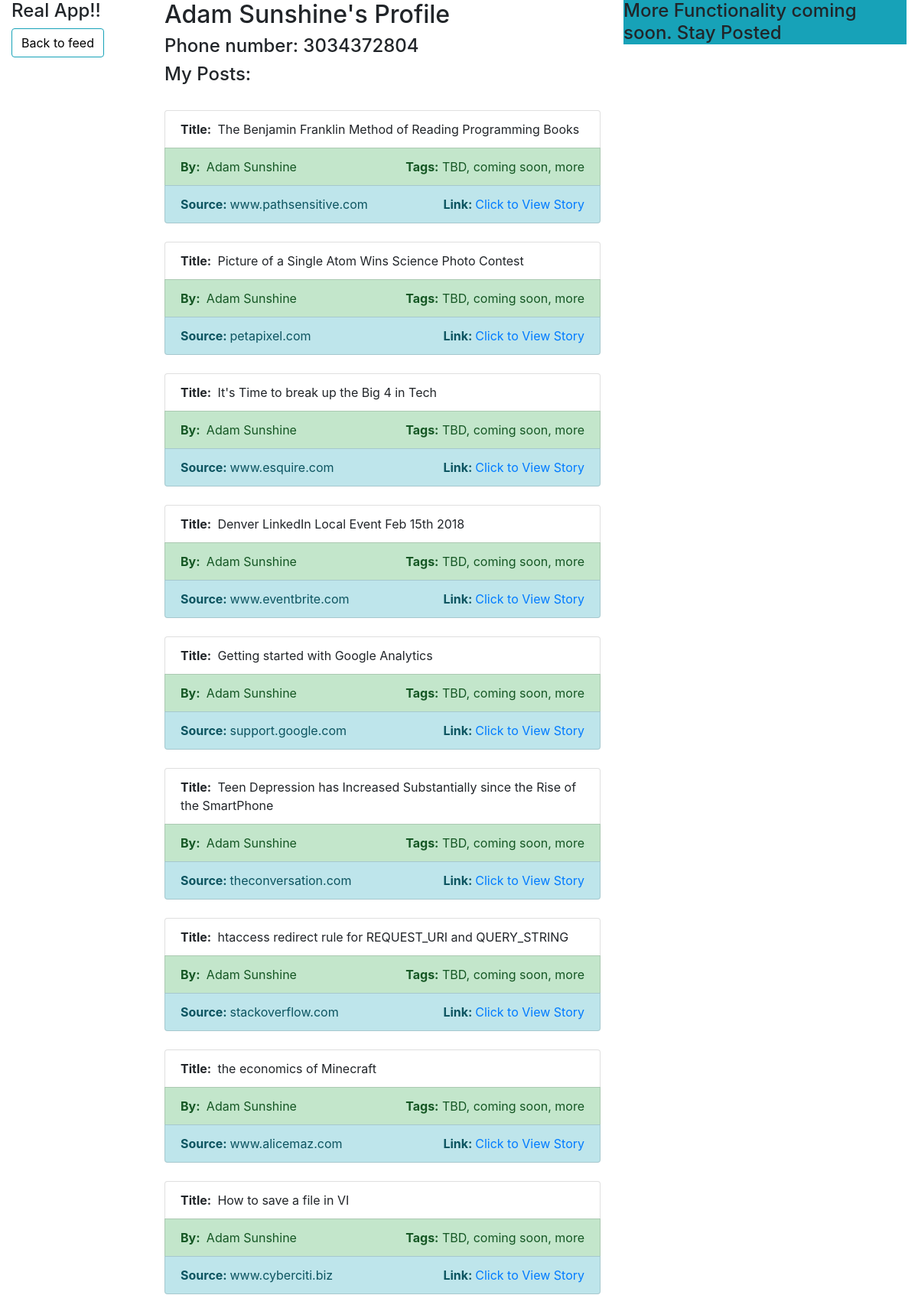
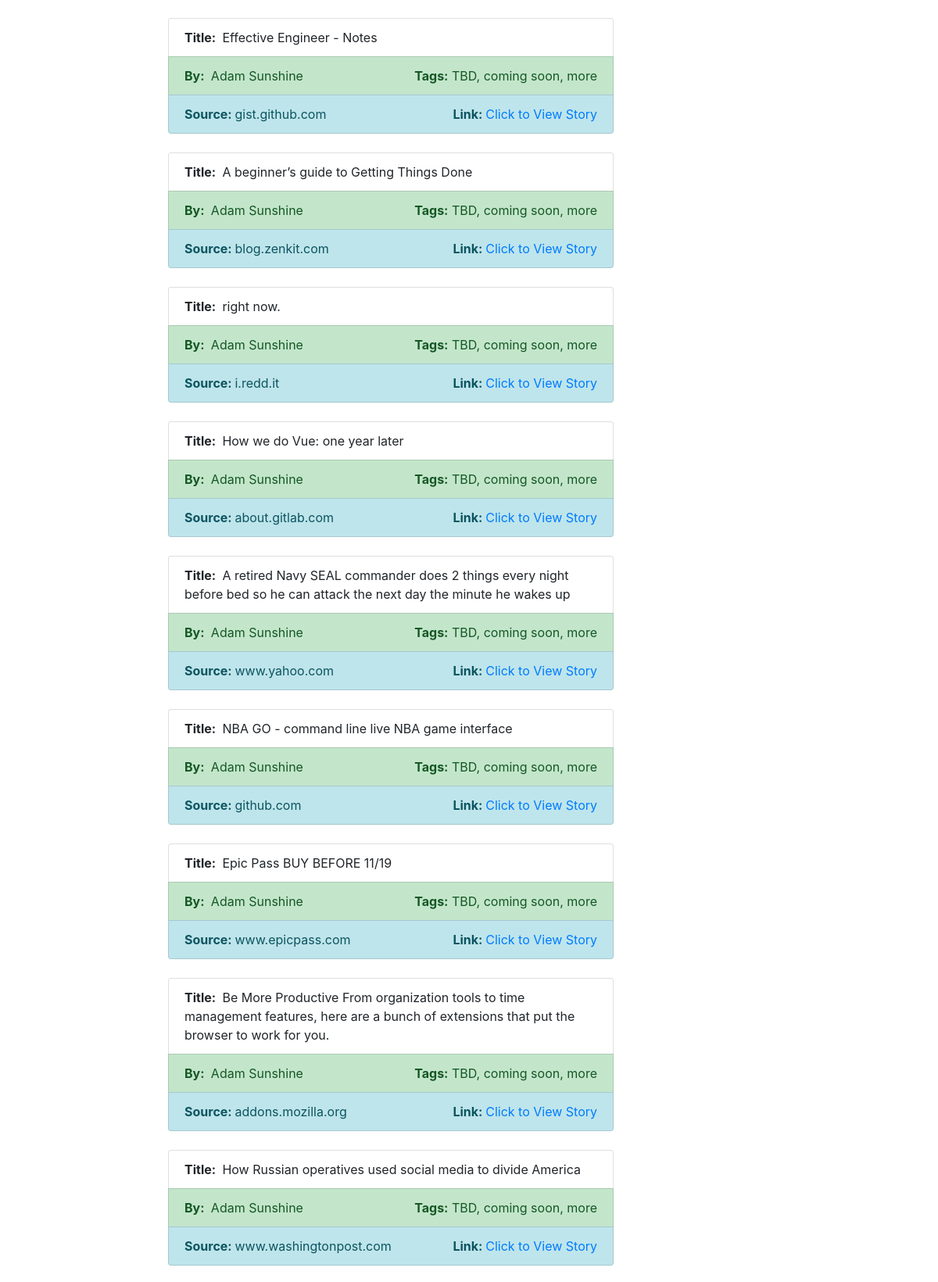
The page /me/ (signed in, upper part) on the database its author committed (2 pictures, top to bottom).
### flash/models.py (models this page shows, shortened)
class Author(models.Model):
    user = models.OneToOneField(User, on_delete=models.CASCADE)
    phone_number = models.CharField(max_length=10)
    def __str__(self):
        return '%s %s' % (self.user.first_name, self.user.last_name) #check out how we get the first and last name here - use this in context with displaying user info

class Post(models.Model):
    title = models.CharField(max_length=100)
    author = models.ForeignKey('Author', on_delete=models.SET_NULL, null=True)
    url = models.URLField(max_length=1000)
    source = models.ForeignKey('Source', on_delete=models.CASCADE, null=True)
    created_at = models.DateTimeField(auto_now_add=True)
    class Meta:
         ordering = ['-created_at']

class Source(models.Model):
    base_url = models.CharField(max_length=200, unique=True)
    title = models.CharField(max_length=200)
    def __str__(self):
        return self.title

### flash/views.py (the view)
# urls.py: url(r'^me/', ProfileView, name="ProfileView"),
@login_required()
def ProfileView(request):
  current_user = request.user.author
  posts = Post.objects.filter(author_id=current_user.id)
  phone_number = current_user.phone_number
  return render(
        request,
        'flash/ProfileView.html',
        context={'current_user':current_user, 'posts': posts, 'phone_number':phone_number},
    )

### flash/templates/flash/ProfileView.html (shortened to what this page needs)
{% extends "base_generic.html" %}
{% block login %}
  <a href="/flash" class="btn btn-outline-info" style="color:black;">Back to feed</a>
{% endblock %}
{% block content %}
<h2>{{ current_user }}'s Profile</h2>
  <h4 >Phone number: {{ phone_number }}</h4>
   <h4>My Posts:</h4>
  <br>
  {% for post in posts %}
  <div class="well">
  <ul class="list-group single-post">
    <li class="list-group-item"><strong>Title: </strong>&nbsp;{{ post.title }}</li>
    <li class="list-group-item list-group-item-success d-flex justify-content-between">
      <div><strong>By: </strong>&nbsp;{{ post.author }}</div>
      <div><strong>Tags:</strong>&nbsp;TBD, coming soon, more</div>
    </li>
    <li class="list-group-item list-group-item-info d-flex justify-content-between">
        <div><strong>Source:&nbsp;</strong>{{ post.source }}</div>
        <div>
          <strong>Link:&nbsp;</strong><a href="{{ post.url }}" target="_blank">Click to View Story</a>
        </div>
    </li>
  </ul>
</div>
  <br>
  {% endfor %}
{% endblock %}

### rows shown on the page
Author: user.last_name "Adam Sunshine", phone_number "3034372804"
Post: title "The Benjamin Franklin Method of Reading Programming Books", author "Adam Sunshine", source "www.pathsensitive.com"
Post: title "Picture of a Single Atom Wins Science Photo Contest", author "Adam Sunshine", source "petapixel.com"
Post: title "It's Time to break up the Big 4 in Tech", author "Adam Sunshine", source "www.esquire.com"
Post: title "Denver LinkedIn Local Event Feb 15th 2018", author "Adam Sunshine", source "www.eventbrite.com"
Post: title "Getting started with Google Analytics", author "Adam Sunshine", source "support.google.com"
Post: title "Teen Depression has Increased Substantially since the Rise of the SmartPhone", author "Adam Sunshine", source "theconversation.com"
Post: title "htaccess redirect rule for REQUEST_URI and QUERY_STRING", author "Adam Sunshine", source "stackoverflow.com"
Post: title "the economics of Minecraft", author "Adam Sunshine", source "www.alicemaz.com"
Post: title "How to save a file in VI", author "Adam Sunshine", source "www.cyberciti.biz"
Post: title "Effective Engineer - Notes", author "Adam Sunshine", source "gist.github.com"
Post: title "A beginner’s guide to Getting Things Done", author "Adam Sunshine", source "blog.zenkit.com"
Post: title "right now.", author "Adam Sunshine", source "i.redd.it"
Post: title "How we do Vue: one year later", author "Adam Sunshine", source "about.gitlab.com"
Post: title "A retired Navy SEAL commander does 2 things every night before bed so he can attack the next day the minute he wakes up", author "Adam Sunshine", source "www.yahoo.com"
Post: title "NBA GO - command line live NBA game interface", author "Adam Sunshine", source "github.com"
Post: title "Epic Pass BUY BEFORE 11/19", author "Adam Sunshine", source "www.epicpass.com"
Post: title "Be More Productive From organization tools to time management features, here are a bunch of extensions that put the browser to work for you.", author "Adam Sunshine", source "addons.mozilla.org"
Post: title "How Russian operatives used social media to divide America", author "Adam Sunshine", source "www.washingtonpost.com"
